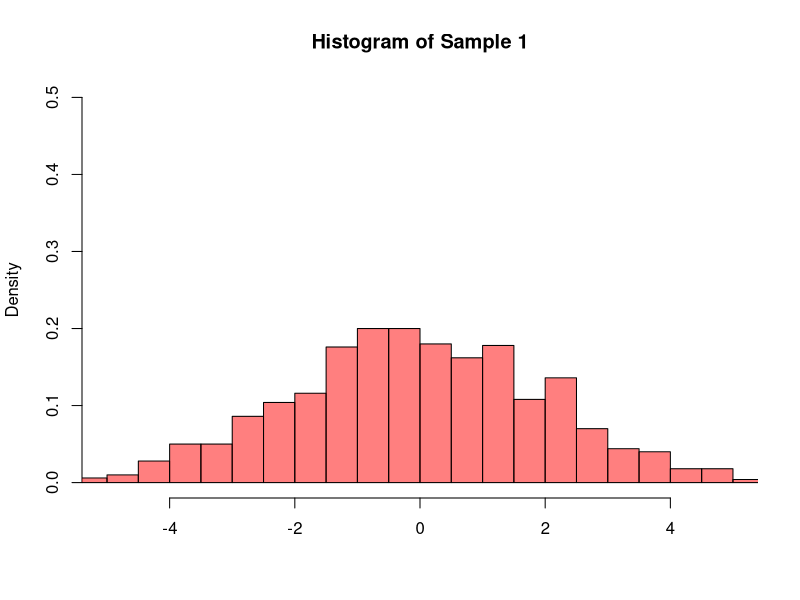
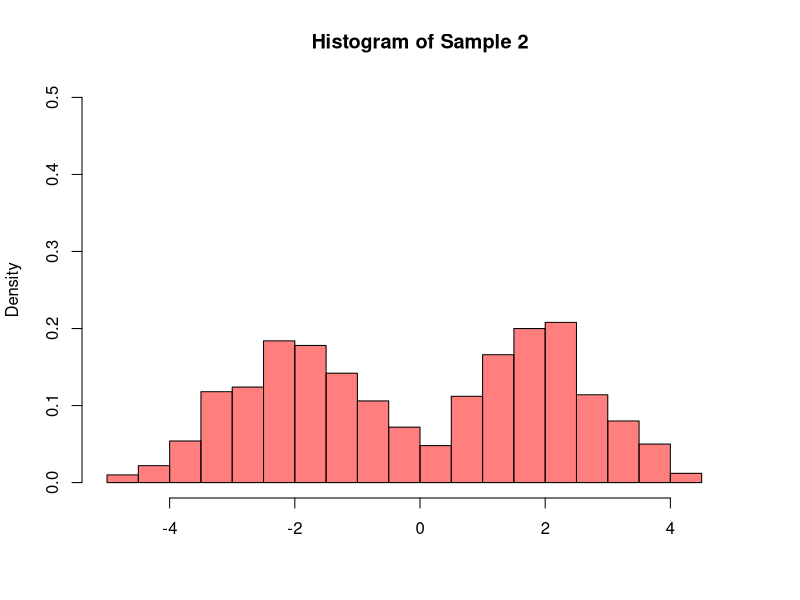
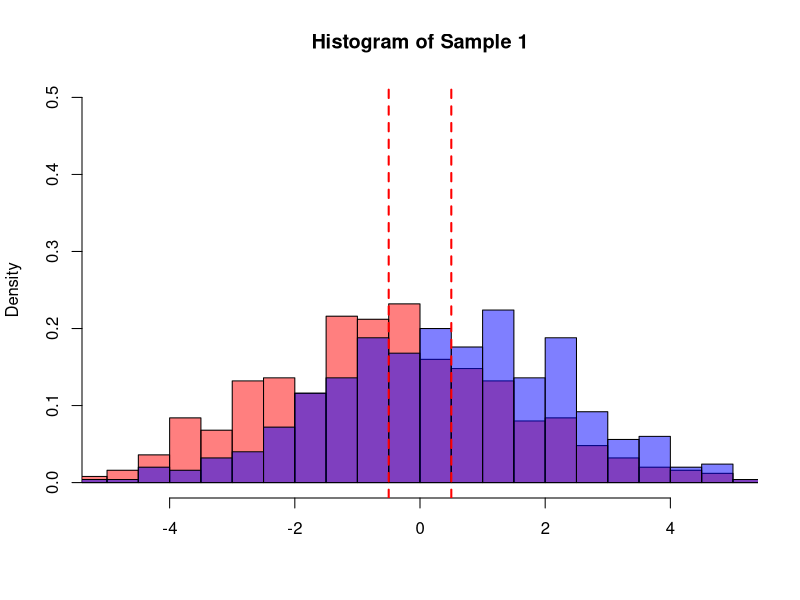
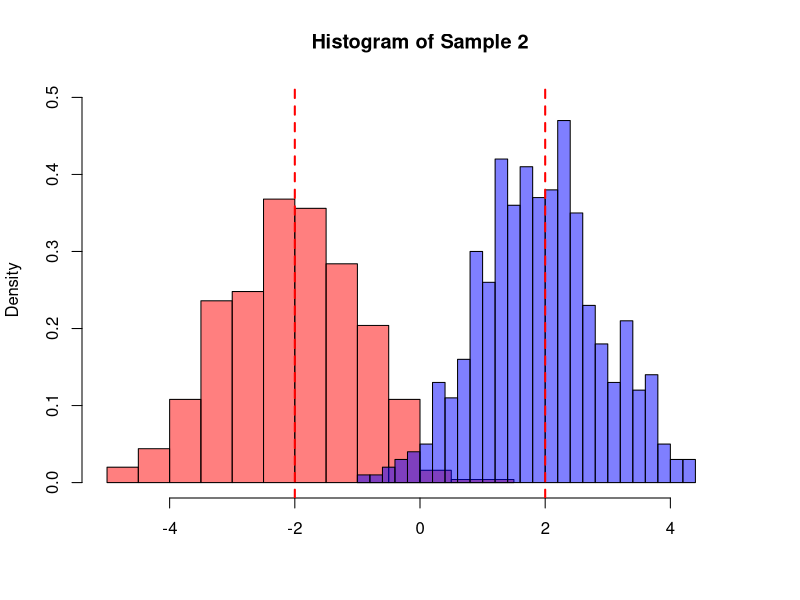

Write the R code that produced these figures, in order.
## ---- chunk 1
knitr::opts_knit$set(root.dir = 'C:/Users/neide/Documents/GitHub/ma189/Data')
## ---- chunk 2
pottery <- read.csv("RBPottery.csv")
colnames(pottery) <- c("No", "ID", "Kiln", "Al", "Fe", "Mg", "Ca", "Na", "K2O", "TiO2", "MnO", "BaO")
pot_llan <- pottery[pottery$Kiln==2,]
pot_cald <- pottery[pottery$Kiln==3,]
pot_is <- pottery[pottery$Kiln==4,]
pot_ar <- pottery[pottery$Kiln==5,]
pottery[c(23,37,39,44),4:8]
## ---- chunk 3
# Generate simulations
n <- 500
x1 <- cbind(matrix(rnorm(n*1,-0.5,2),n,1),
            matrix(rnorm(n*1,0.5,2),n,1))
x2 <- cbind(matrix(rnorm(n*1,-2,1),n,1),
            matrix(rnorm(n*1,2,1),n,1))

# Data visualization via histograms
hist(rbind(x1[,1],x1[,2]), breaks=20, xlim=c(-5,5),ylim=c(0,0.5),freq = F,
     main="Histogram of Sample 1", xlab="", col=rgb(1,0,0,0.5))
hist(rbind(x2[,1],x2[,2]), breaks=20, xlim=c(-5,5),ylim=c(0,0.5),freq = F,
     main="Histogram of Sample 2", xlab="", col=rgb(1,0,0,0.5))
## ---- chunk 4
nv <- c(n,n)
center_x1 <- x1 - matrix(colMeans(x1), nr=dim(x1)[1], nc=dim(x1)[2], byrow=TRUE)
center_x2 <- x2 - matrix(colMeans(x2), nr=dim(x2)[1], nc=dim(x2)[2], byrow=TRUE)
ESS1 <- sum(center_x1^2)
TSS1 <- nv%*%(colMeans(x1)-mean(x1))^2
ESS2 <- sum(center_x2^2)
TSS2 <- nv%*%(colMeans(x2)-mean(x2))^2
## ---- chunk 5
# Data visualization via histograms
hist(x1[,1], breaks=20, xlim=c(-5,5),ylim=c(0,0.5),freq = F,
     main="Histogram of Sample 1", xlab="", col=rgb(1,0,0,0.5))
hist(x1[,2], breaks=20, col=rgb(0,0,1,0.5),freq = F, add=T )
abline(v = -0.5, col="red", lwd=2, lty=2)
abline(v = 0.5, col="red", lwd=2, lty=2)

hist(x2[,1], breaks=20, xlim=c(-5,5),ylim=c(0,0.5),freq = F,
     main="Histogram of Sample 2", xlab="", col=rgb(1,0,0,0.5))
hist(x2[,2], breaks=20, col=rgb(0,0,1,0.5),freq = F, add=T)
abline(v = -2, col="red", lwd=2, lty=2)
abline(v = 2, col="red", lwd=2, lty=2)
## ---- chunk 6
pot <- NULL
pot <- rbind(pot,pot_llan)
pot <- rbind(pot,pot_cald)
pot <- rbind(pot,pot_is)
pot <- rbind(pot,pot_ar)

x <- pot$Al
n2 <- length(x[pot$Kiln == 2])
n3 <- length(x[pot$Kiln == 3])
n4 <- length(x[pot$Kiln == 4])
n5 <- length(x[pot$Kiln == 5])
N <- n2+n3+n4+n5
m2 <- mean(x[pot$Kiln == 2])
m3 <- mean(x[pot$Kiln == 3])
m4 <- mean(x[pot$Kiln == 4])
m5 <- mean(x[pot$Kiln == 5])
mg <- mean(x)
ESS1 <- sum((x[pot$Kiln == 2] - m2)^2) + sum((x[pot$Kiln == 3] - m3)^2) + 
  sum((x[pot$Kiln == 4] - m4)^2) + sum((x[pot$Kiln == 5] - m5)^2)
TSS1 <- n2*(m2-mg)^2 + n3*(m3-mg)^2 + n4*(m4-mg)^2 + n5*(m5-mg)^2  
F1 <- TSS1/ESS1 * (N-4)/(4-1)

x <- pot$Fe
n2 <- length(x[pot$Kiln == 2])
n3 <- length(x[pot$Kiln == 3])
n4 <- length(x[pot$Kiln == 4])
n5 <- length(x[pot$Kiln == 5])
N <- n2+n3+n4+n5
m2 <- mean(x[pot$Kiln == 2])
m3 <- mean(x[pot$Kiln == 3])
m4 <- mean(x[pot$Kiln == 4])
m5 <- mean(x[pot$Kiln == 5])
mg <- mean(x)
ESS2 <- sum((x[pot$Kiln == 2] - m2)^2) + sum((x[pot$Kiln == 3] - m3)^2) + 
  sum((x[pot$Kiln == 4] - m4)^2) + sum((x[pot$Kiln == 5] - m5)^2)
TSS2 <- n2*(m2-mg)^2 + n3*(m3-mg)^2 + n4*(m4-mg)^2 + n5*(m5-mg)^2  
F2 <- TSS2/ESS2 * (N-4)/(4-1)

x <- pot$Mg
n2 <- length(x[pot$Kiln == 2])
n3 <- length(x[pot$Kiln == 3])
n4 <- length(x[pot$Kiln == 4])
n5 <- length(x[pot$Kiln == 5])
N <- n2+n3+n4+n5
m2 <- mean(x[pot$Kiln == 2])
m3 <- mean(x[pot$Kiln == 3])
m4 <- mean(x[pot$Kiln == 4])
m5 <- mean(x[pot$Kiln == 5])
mg <- mean(x)
ESS3 <- sum((x[pot$Kiln == 2] - m2)^2) + sum((x[pot$Kiln == 3] - m3)^2) + 
  sum((x[pot$Kiln == 4] - m4)^2) + sum((x[pot$Kiln == 5] - m5)^2)
TSS3 <- n2*(m2-mg)^2 + n3*(m3-mg)^2 + n4*(m4-mg)^2 + n5*(m5-mg)^2  
F3 <- TSS3/ESS3 * (N-4)/(4-1)

x <- pot$Ca
n2 <- length(x[pot$Kiln == 2])
n3 <- length(x[pot$Kiln == 3])
n4 <- length(x[pot$Kiln == 4])
n5 <- length(x[pot$Kiln == 5])
N <- n2+n3+n4+n5
m2 <- mean(x[pot$Kiln == 2])
m3 <- mean(x[pot$Kiln == 3])
m4 <- mean(x[pot$Kiln == 4])
m5 <- mean(x[pot$Kiln == 5])
mg <- mean(x)
ESS4 <- sum((x[pot$Kiln == 2] - m2)^2) + sum((x[pot$Kiln == 3] - m3)^2) + 
  sum((x[pot$Kiln == 4] - m4)^2) + sum((x[pot$Kiln == 5] - m5)^2)
TSS4 <- n2*(m2-mg)^2 + n3*(m3-mg)^2 + n4*(m4-mg)^2 + n5*(m5-mg)^2  
F4 <- TSS4/ESS4 * (N-4)/(4-1)

x <- pot$Na
n2 <- length(x[pot$Kiln == 2])
n3 <- length(x[pot$Kiln == 3])
n4 <- length(x[pot$Kiln == 4])
n5 <- length(x[pot$Kiln == 5])
N <- n2+n3+n4+n5
m2 <- mean(x[pot$Kiln == 2])
m3 <- mean(x[pot$Kiln == 3])
m4 <- mean(x[pot$Kiln == 4])
m5 <- mean(x[pot$Kiln == 5])
mg <- mean(x)
ESS5 <- sum((x[pot$Kiln == 2] - m2)^2) + sum((x[pot$Kiln == 3] - m3)^2) + 
  sum((x[pot$Kiln == 4] - m4)^2) + sum((x[pot$Kiln == 5] - m5)^2)
TSS5 <- n2*(m2-mg)^2 + n3*(m3-mg)^2 + n4*(m4-mg)^2 + n5*(m5-mg)^2  
F5 <- TSS5/ESS5 * (N-4)/(4-1)
